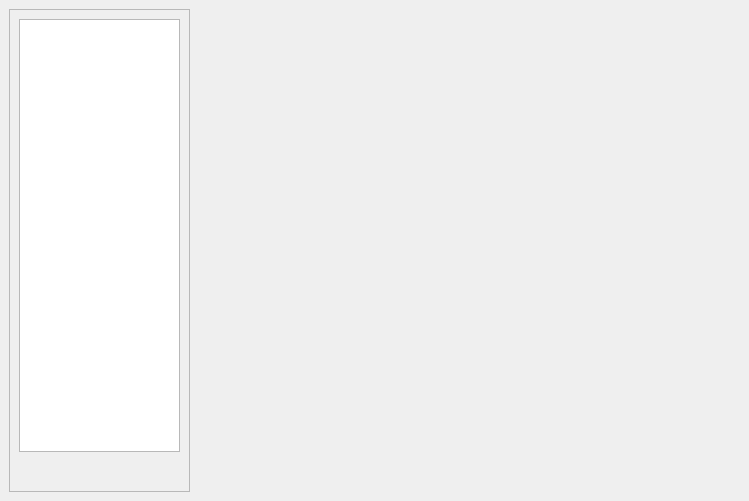
<?xml version="1.0" encoding="UTF-8"?>
<ui version="4.0">
 <class>MainWindow</class>
 <widget class="QMainWindow" name="MainWindow">
  <property name="geometry">
   <rect>
    <x>0</x>
    <y>0</y>
    <width>749</width>
    <height>501</height>
   </rect>
  </property>
  <property name="windowTitle">
   <string>Activation Atlas Viewer</string>
  </property>
  <widget class="QWidget" name="central_widget">
   <layout class="QHBoxLayout" name="horizontalLayout" stretch="1,3">
    <item>
     <widget class="QScrollArea" name="sidebar_scroll_area">
      <property name="widgetResizable">
       <bool>true</bool>
      </property>
      <widget class="QWidget" name="contents">
       <property name="geometry">
        <rect>
         <x>0</x>
         <y>0</y>
         <width>179</width>
         <height>481</height>
        </rect>
       </property>
       <layout class="QVBoxLayout" name="verticalLayout">
        <item>
         <widget class="QListWidget" name="layer_list">
          <property name="sizePolicy">
           <sizepolicy hsizetype="Expanding" vsizetype="Expanding">
            <horstretch>0</horstretch>
            <verstretch>0</verstretch>
           </sizepolicy>
          </property>
          <property name="minimumSize">
           <size>
            <width>0</width>
            <height>0</height>
           </size>
          </property>
         </widget>
        </item>
        <item>
         <widget class="QWidget" name="thumbnail_area" native="true"/>
        </item>
        <item>
         <widget class="QWidget" name="option_area" native="true">
          <layout class="QVBoxLayout" name="verticalLayout_2"/>
         </widget>
        </item>
       </layout>
      </widget>
     </widget>
    </item>
    <item>
     <widget class="QWidget" name="grid_area" native="true"/>
    </item>
   </layout>
  </widget>
 </widget>
 <resources/>
 <connections/>
</ui>
